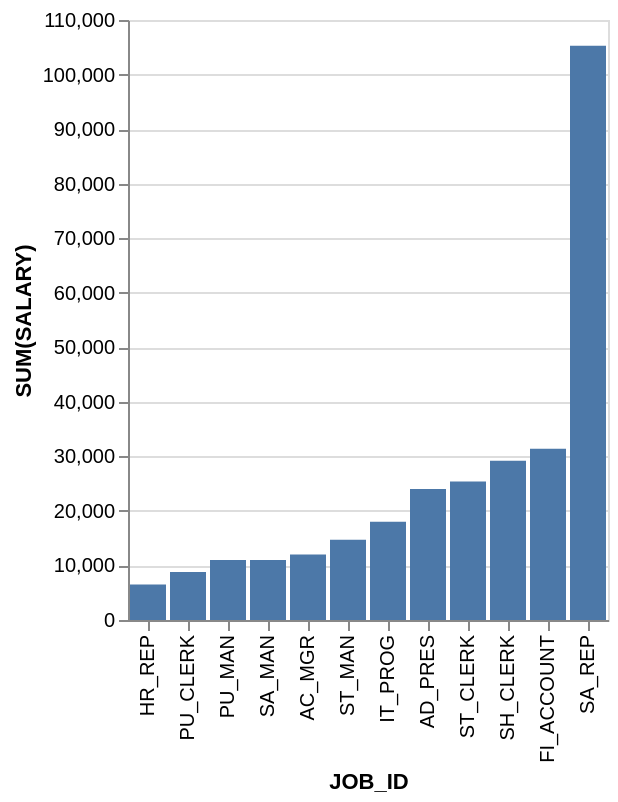

The specification (Vega-Lite) saved for this image:
### Vega-Lite specification from a JSON file in a GitHub repository (floating-point values rounded to 4 significant figures)
{"data": {"values": [{"x_data": "HR_REP", "y_data": 6500}, {"x_data": "PU_CLERK", "y_data": 8800}, {"x_data": "PU_MAN", "y_data": 11000}, {"x_data": "SA_MAN", "y_data": 11000}, {"x_data": "AC_MGR", "y_data": 12000}, {"x_data": "ST_MAN", "y_data": 14700}, {"x_data": "IT_PROG", "y_data": 18000}, {"x_data": "AD_PRES", "y_data": 24000}, {"x_data": "ST_CLERK", "y_data": 25400}, {"x_data": "SH_CLERK", "y_data": 29200}, {"x_data": "FI_ACCOUNT", "y_data": 31400}, {"x_data": "SA_REP", "y_data": 105300}]}, "mark": "bar", "encoding": {"x": {"field": "x_data", "type": "nominal", "title": "JOB_ID", "sort": {"op": "sum", "field": "y_data", "order": "ascending"}}, "y": {"field": "y_data", "type": "quantitative", "title": "SUM(SALARY)"}}}
